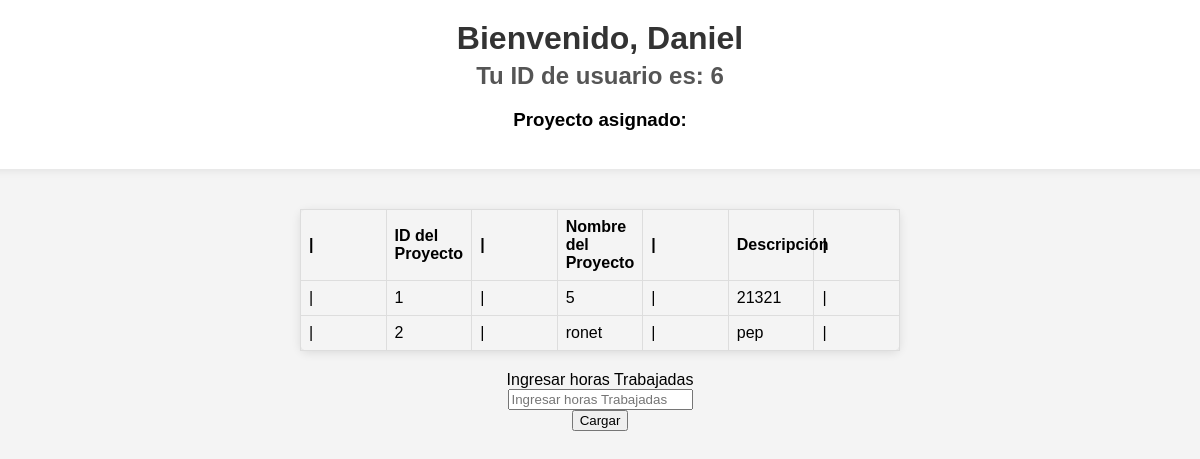
The app's page /home.php (signed in) with its own data.
### tables this page shows
CREATE TABLE IF NOT EXISTS `proyectos` (
  `ID_Proyecto` int NOT NULL AUTO_INCREMENT,
  `Nombre_Proyecto` varchar(100) DEFAULT NULL,
  `Descripcion` text,
  `Fecha_Inicio` date DEFAULT NULL,
  `Fecha_Fin` date DEFAULT NULL,
  PRIMARY KEY (`ID_Proyecto`)
);

### home.php (the view, shortened to what this page needs)
<?php
include "db_conn.php";
$sql = "SELECT * FROM proyectos";
$result = mysqli_query($conn, $sql);
?>
<!DOCTYPE html>
<html>
<head>
    <link rel="stylesheet" type="text/css" href="home.css">
</head>
<header><h1>Bienvenido, <?php echo $_SESSION['name']; ?></h1>
<h2>Tu ID de usuario es: <?php echo $_SESSION['id']; ?></h2>
<h3>Proyecto asignado: <?php echo $_SESSION['Proyecto']; ?></h3>
</header>
<body align="center">
     <table class="default">
        <tr align="center">
            <th>|</th>
            <th>ID del Proyecto</th>
            <th>|</th>
            <th>Nombre del Proyecto</th>
            <th>|</th>
            <th>Descripción</th>
            <th>|</th>
        </tr>
        <?php while ($row = mysqli_fetch_assoc($result)) { ?>
            <tr align='center'>
                <td>|</td>
                <td><?php echo $row['ID_Proyecto']; ?></td>
                <td>|</td>
                <td><?php echo $row['Nombre_Proyecto']; ?></td>
                <td>|</td>
                <td><?php echo $row['Descripcion']; ?></td>
                <td>|</td>
            </tr>
        <?php } ?>
    </table>
 <footer>
    <form action="ingreso.php" method="post">
    <label >Ingresar horas Trabajadas</label> <br>
    <input type="text" name="Horas" placeholder="Ingresar horas Trabajadas"><br>
    <Button type="submit">Cargar</Button>
    </form>
 </footer>
</body>
</html>

### home.css (style rules this page uses)
body { font-family: Arial, sans-serif; background-color: #f4f4f4; margin: 0; padding: 100; display: flex; flex-direction: column; align-items: center; height: 100vh; }
header { width: 100%; text-align: center; padding: 20px; background-color: #fff; box-shadow: 0 0 10px rgba(0, 0, 0, 0.1); margin-bottom: 20px; }
h1 { color: #333; margin: 0; }
h2 { color: #555; margin: 5px 0; }
table.default { width: 50%; border-collapse: collapse; margin: 20px 0; font-size: 16px; min-width: 400px; border: 1px solid #ccc; border-radius: 8px; padding: 20px; box-shadow: 0 2px 10px rgba(0, 0, 0, 0.1); }
th, td { border: 1px solid #ddd; padding: 8px; text-align: left; }
body { margin: 0; padding: 0; width: 100vw; overflow-x: hidden; }
table { width: 100%; table-layout: fixed; }

### records on screen
proyectos: ID_Proyecto "1", Nombre_Proyecto "5", Descripcion "21321"
proyectos: ID_Proyecto "2", Nombre_Proyecto "ronet", Descripcion "pep"

### other values on screen
$_SESSION['name'] "Daniel"
$_SESSION['id'] "6"
